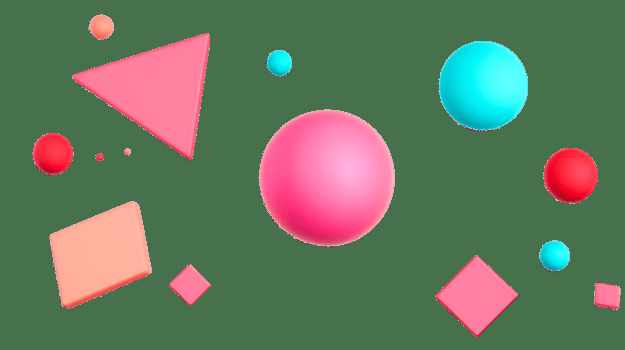
#> input picture pic1.jpg, 625 x 350 px
$ python 07_object_detection.py
#> lines starting #> are read from the running program, lines starting #| are printed output that depends on the picture; after the words box and inside, x2 and y2 are one past the last pixel; in counts of white or black regions, pixels touching at a corner belong together
# Detect and label a red object in an image.
# This script finds red regions, draws a bounding box around each large one,
# and adds a label to the image.

import cv2
import numpy as np

# Read the image.
image = cv2.imread("pic1.jpg")
#> image is the input picture: shape (350, 625, 3); mean B, G, R 95.2, 117.9, 103.1

# Convert the image to HSV for color-based filtering.
hsv = cv2.cvtColor(image, cv2.COLOR_BGR2HSV)
#> hsv: shape (350, 625, 3); mean H, S, V 79.5, 105.5, 142.2

# Define the red detection range.
lower_red = np.array([0, 120, 70])
upper_red = np.array([10, 255, 255])

# Create a mask for the red area.
mask = cv2.inRange(
    hsv,
    lower_red,
    upper_red
)
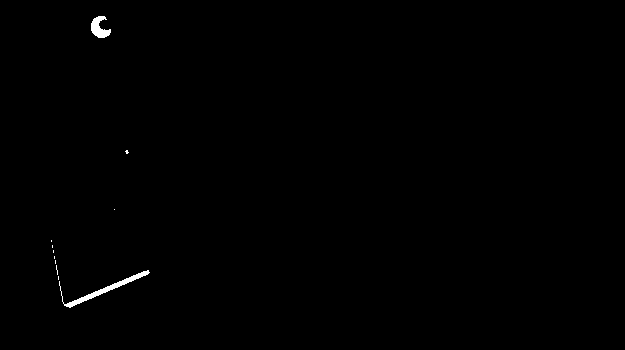
#> mask: shape (350, 625); 0.35% white; 11 white regions (9 under 20 px)

# Find contours of the detected red regions.
contours, _ = cv2.findContours(
    mask,
    cv2.RETR_EXTERNAL,
    cv2.CHAIN_APPROX_SIMPLE
)
#> contours = 11 contours, 9 with area under 20; largest, box (x1, y1, x2, y2) and area: (59, 270, 150, 308) 351, (91, 16, 111, 38) 218

# Draw a rectangle around each contour that is large enough to be relevant.
for contour in contours:

    area = cv2.contourArea(contour)

    if area > 500:

        x, y, w, h = cv2.boundingRect(contour)

        cv2.rectangle(
            image,
            (x, y),
            (x + w, y + h),
            (0, 255, 0),
            2
        )

        cv2.putText(
            image,
            "Red Object",
            (x, y - 10),
            cv2.FONT_HERSHEY_SIMPLEX,
            0.7,
            (0, 255, 0),
            2
        )
#> this loop made 11 passes
#> area on passes 2, 11: 351, 218.5

# Show the final labeled image.
cv2.imshow("Object Detection", image)

cv2.waitKey(0)
cv2.destroyAllWindows()
